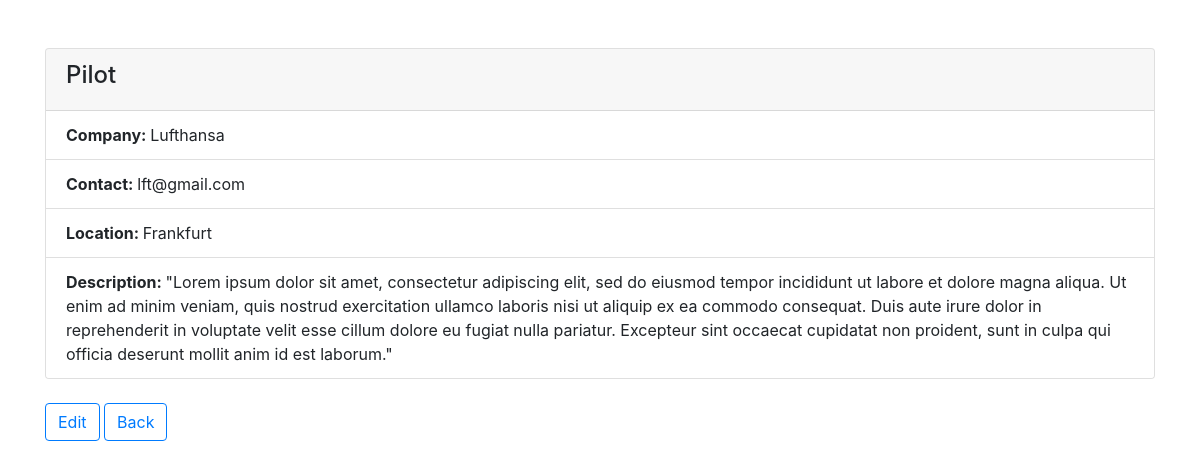
The page /jobz/9/ on the database its author committed.
### offers/models.py (models this page shows)
class Offer(models.Model):
	company = models.ForeignKey(Company, on_delete=models.CASCADE)
	pub_date = models.DateTimeField('date published')
	location = models.CharField(max_length=50)
	offer_title = models.CharField(max_length=50)
	offer_text = models.CharField(max_length=200)

class Company(models.Model):
	name = models.CharField(max_length=100)
	contact = models.CharField(max_length=50)

### offers/views.py (the view)
# urls.py: path('<int:pk>/', views.DetailView.as_view(), name='detail'),
class DetailView(generic.DetailView):
	model = Offer
	template_name = 'offers/detail.html'

### offers/templates/offers/detail.html (shortened to what this page needs)
<!DOCTYPE html>
<html lang="en">
	<head>
		<link rel="stylesheet" href="https://stackpath.bootstrapcdn.com/bootstrap/4.4.1/css/bootstrap.min.css">
	</head>
	<body>
		<div class="container pt-md-5">
			<div class="card mb-4">
				<div class="card-header">
					<h4>{{ offer.offer_title }}</h4>
				</div>
				<ul class="list-group list-group-flush">
					<li class="list-group-item"><strong>Company: </strong>{{ offer.company.name }}</li>
					<li class="list-group-item"><strong>Contact: </strong>{{ offer.company.contact }}</li>
					<li class="list-group-item"><strong>Location: </strong>{{ offer.location }}</li>
					<li class="list-group-item"><strong>Description: </strong>{{ offer.offer_text }}</li>
				</ul>
			</div>
			<a href="{% url 'jobz:edit' offer.id %}" class="btn btn-outline-primary">Edit</a>
			<a href="{% url 'jobz:index' %}" class="btn btn-outline-primary">Back</a>
		</div>
	</body>
</html>

### rows shown on the page
Offer: offer_title "Pilot", company.name "Lufthansa", company.contact "lft@gmail.com", location "Frankfurt", offer_text "\"Lorem ipsum dolor sit amet, consectetur adipiscing elit, sed do eiusmod tempor incididunt ut labore et dolore magna aliqua. Ut enim ad minim veniam, quis nostrud exercitation ullamco laboris nisi ut aliquip ex ea commodo consequat. Duis aute irure dolor in reprehenderit in voluptate velit esse cillum dolore eu fugiat nulla pariatur. Excepteur sint occaecat cupidatat non proident, sunt in culpa qui officia deserunt mollit anim id est laborum.\""
